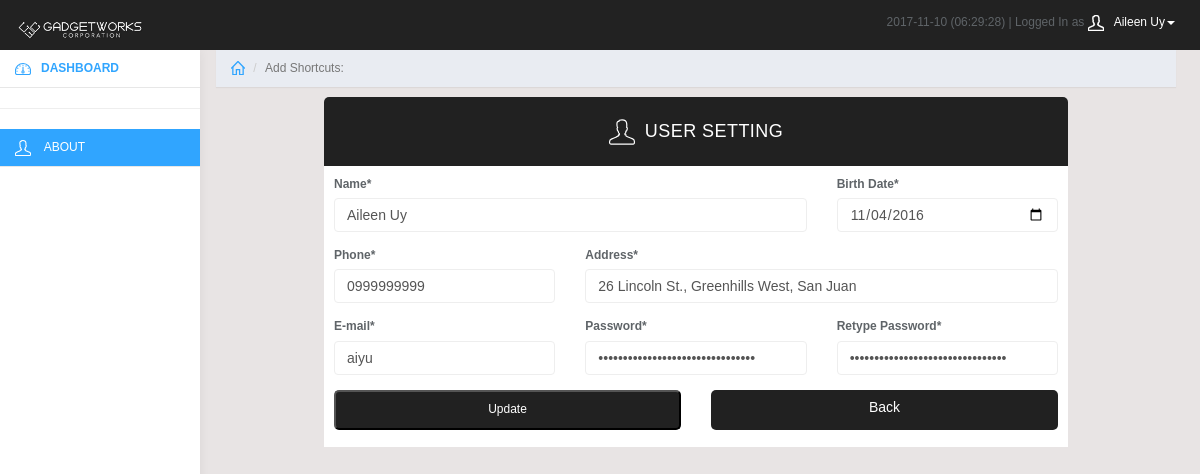
Screenshot of /branch/about_profile.php (signed in) with the database file from the repository.
### tables this page shows
CREATE TABLE `entity` (
  `ID` int(11) NOT NULL AUTO_INCREMENT,
  `Name` varchar(120) NOT NULL,
  `Address` varchar(225) NOT NULL,
  `Phone` varchar(120) NOT NULL,
  `Birthdate` datetime NOT NULL,
  `Username` varchar(120) NOT NULL,
  `Password` varchar(45) NOT NULL,
  `Level` int(11) NOT NULL,
  `Type` int(11) NOT NULL,
  `Mark` int(11) NOT NULL,
  PRIMARY KEY (`ID`)
);

### branch/about_profile.php (the view, shortened to what this page needs)
<?php
	require_once("../resource/database/hive.php");
?>
<html>
	<link href="../resource/graphics/css/sb-admin-2.css" rel="stylesheet">
	<?php require_once("../resource/sections/branch_header.php"); ?>
	<body>
		<?php require_once("../resource/sections/branch_banner.php"); ?>
		<?php require_once("../resource/sections/branch_menu.php"); ?>
			<div class="col-sm-9 col-sm-offset-3 col-lg-10 col-lg-offset-2 main">
			<?php require_once("../resource/sections/branch_shortcuts.php"); ?>
				<div class="form_class_full">
					<div class="form_title"><div class="panel-heading"><svg class="glyph stroked dashboard-dial">svg class="glyph stroked male-user"><use xlink:href="#stroked-male-user"></use></svg>USER SETTING</div></div>
					<div>
							<?php
								require_once("../resource/database/hive.php");
								$profile = mysqli_query($mysqli, "SELECT * FROM `entity` WHERE `ID` = '$userID'");
								$myprofile = $profile->fetch_assoc();
								$name = $myprofile['Name'];
								$birthdate = date("Y-m-d", strtotime($myprofile['Birthdate']));
								$phone = $myprofile['Phone'];
								$address = $myprofile['Address'];
								$username = $myprofile['Username'];
								$password1 = $myprofile['Password'];
								$password2 = $myprofile['Password'];
							?>
						<div class="form_content">
							<form class="form-horizontal" method=post action="<?php echo $_SERVER['PHP_SELF'];?>">
								<div class="form-group">
									<div class="col-sm-8">
										<label for="name">Name*</label>
										<input name="name" type="text" class="form-control" placeholder="Name" value=<?php echo "'".$name."'"; ?> required>
									</div>
									<div class="col-sm-4">
										<label for="birthdate">Birth Date*</label>
										<input name="birthdate" type="date" class="form-control" value=<?php echo "'".$birthdate."'"; ?> required>
									</div>
								</div>
								<div class="form-group">
									<div class="col-sm-4">
										<label for="phone">Phone*</label>
										<input name="phone" type="text" class="form-control" placeholder="Phone" value=<?php echo "'".$phone."'"; ?> required>
									</div>
									<div class="col-sm-8">
										<label for="address">Address*</label>
										<input name="address" type="text" class="form-control" placeholder="Address" value=<?php echo "'".$address."'"; ?> required>
									</div>
								</div>
								<div class="form-group">
									<div class="col-sm-4">
										<label for="username">E-mail*</label>
										<input name="username" type="text" class="form-control" placeholder="E-mail" value=<?php echo "'".$username."'"; ?> required>
									</div>
									<div class="col-sm-4">
										<label for="password1">Password*</label>
										<input name="password1" type="password" class="form-control" placeholder="Password" value=<?php echo "'".$password1."'";?> required>
									</div>
									<div class="col-sm-4">
										<label for="mn">Retype Password*</label>
										<input name="password2" type="password" class="form-control" placeholder="Retype Password" value=<?php echo "'".$password2."'";?> required>
									</div>
								</div>
								<div class="form-group">
									<div class="col-sm-offset-0 col-sm-6">
										<button type="submit" class="form_button">Update</button>
									</div>
									<div class="col-sm-offset-0 col-sm-6">
									<a class="btn form_button" href="index.php" role="button">Back</a>
								</div>
								</div>
							</form>
						</div>
					</div>
				</div>
			</div>
	</body>
</html>

### resource/sections/branch_banner.php (shortened to what this page needs)
<nav class="navbar navbar-inverse navbar-fixed-top" role="navigation">
		<div class="container-fluid">
			<div class="navbar-header">
				<a class="navbar-brand" href="index.php"><img src="/resource/images/gwbannerlogo2.png" height="30" alt="Banner Image"/></a>
				<ul class="user-menu">
					<li class="dropdown pull-right">
						<?php
							require_once("../resource/database/hive.php");
							$date_today = date("Y-m-d");
							$userID = $_SESSION['id'];
							$myname = mysqli_query($mysqli, "SELECT `Name` FROM `entity` WHERE `ID` = '$userID'");
							$myname = mysqli_fetch_row($myname);
							$userName = $myname[0];
							echo $date_today.' (<span id="clock"><script type="text/javascript">startclock();</script></span>) | Logged In as <a href="#" class="dropdown-toggle" data-toggle="dropdown"><svg class="glyph stroked male-user"><use xlink:href="#stroked-male-user"></use></svg>'.$userName.'<span class="caret"></span></a>
						<ul class="dropdown-menu" role="menu">
							<li><a href="#"><svg class="glyph stroked male-user"><use xlink:href="#stroked-male-user"></use></svg> Profile</a></li>
							<li><a href="about_profile.php"><svg class="glyph stroked gear"><use xlink:href="#stroked-gear"></use></svg> Settings</a></li>
							<li><a href="logout.php"><svg class="glyph stroked cancel"><use xlink:href="#stroked-cancel"></use></svg> Logout</a></li>
						</ul>';
						?>
					</li>
				</ul>
			</div>
		</div>
	</nav>

### resource/graphics/css/sb-admin-2.css (style rules this page uses)
body { background-color: #f8f8f8; }

### branch/css/styles.css (style rules this page uses)
body { background: #f1f4f7; padding-top: 50px; color: #5f6468; }
a, a:hover, a:focus { color: #30a5ff; }
.form-control { border: 1px solid #eee; box-shadow: none; }
.navbar-header .navbar-brand { color: #fff; font-size: 16px; text-transform: uppercase; font-weight: 500; letter-spacing: 2px; }
.panel-heading { font-size: 18px; font-weight: 300; letter-spacing: 0.025em; height: 66px; line-height: 45px; }
.navbar { border: 0; }
.user-menu { display: inline-block; margin-top: 14px; margin-right: 10px; float: right; list-style: none; padding: 0; }
.user-menu a { color: #fff; }
@media (min-width: 768px) { .navbar-header { width: 100%; } }
.sidebar .glyph, .user-menu .glyph { height: 16px; width: 16px; margin: 0 10px 0 0; stroke-width: 3px; }
.user-menu .glyph { stroke-width: 4px; }
.alert .glyph, .panel-heading .glyph { width: 26px; height: 26px; margin: 0 10px 0 0; stroke-width: 2px; }

### resource/graphics/css/clinic_standard.css (style rules this page uses)
body { background:#E8E4E4; margin: 0px 2% 0px 2%; font-family: helvetica; font-size:12px; }
.form_class_full { margin:10px auto 5px auto; max-width:80%; background:white; border-radius: 5px; }
.form_title { background:#212121; color:white; text-align:center; padding: 2px 0px 1px 0px; -webkit-border-top-left-radius: 5px; -webkit-border-top-right-radius: 5px; -moz-border-radius-topleft: 5px; -moz-border-radius-topright: 5px; border-top-left-radius: 5px; border-top-right-radius: 5px }
.form_content { padding:10px 10px 2px 10px; background:white; }
.form_button { border-radius: 5px; width:100%; height:40px; text-align:center; background:#212121; color:white; }

### rows the page displays
entity: Name "Aileen Uy", name "Aileen Uy", birthdate "11/04/2016", phone "0999999999", address "26 Lincoln St., Greenhills West, San Juan", username "aiyu"
